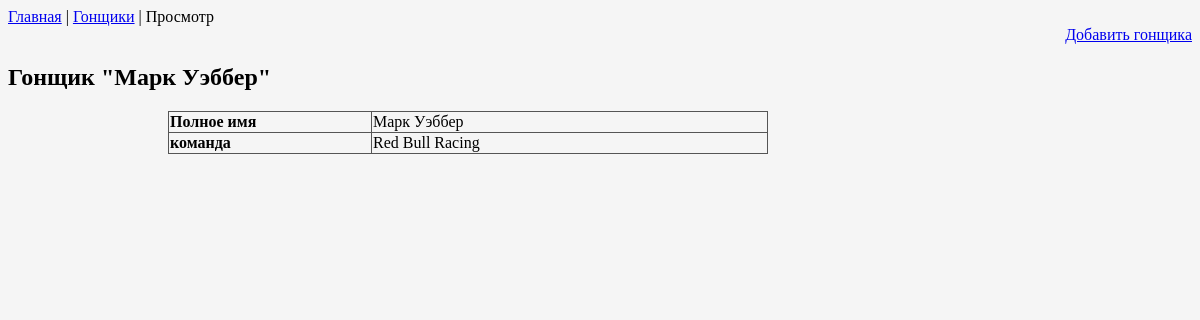
/drivers/view_racer.php?id=2, run on the app's committed database.
### tables this page shows
CREATE TABLE IF NOT EXISTS `drivers` (
  `id` int(10) unsigned NOT NULL,
  `first_name` varchar(50) NOT NULL,
  `last_name` varchar(50) NOT NULL,
  `team_id` int(10) unsigned NOT NULL,
  `country_id` int(10) unsigned NOT NULL,
  `info` text NOT NULL
);

CREATE TABLE IF NOT EXISTS `teams` (
  `id` int(11) unsigned NOT NULL,
  `name` varchar(50) NOT NULL,
  `constructor` varchar(50) NOT NULL,
  `country_id` int(10) unsigned NOT NULL,
  `team_info` text NOT NULL
);

### drivers/view_racer.php (the view, shortened to what this page needs)
<?php
$racer_id = $_GET['id'];
$link = Db::getDbLink();
$query = 'SELECT d.*, c.name AS country_name, c.alias AS country_alias, t.name AS team_name FROM drivers d
            LEFT JOIN countries c ON c.id=d.country_id
            LEFT JOIN teams t ON t.id=d.team_id WHERE d.id= '.$racer_id.'';
$result = mysqli_query($link, $query);
$racer = mysqli_fetch_assoc($result);
?>
<!DOCTYPE html>
<html>
<head>
    <link rel="stylesheet" href="/css/style.css">
</head>
<body bgcolor="#f5f5f5">
<nav><a href="/index.php">Главная</a> | <a href="/drivers/drivers.php">Гонщики</a> | Просмотр</nav>
<article>
    <div style="text-align: right"><a href="/drivers/add_racer.php">Добавить гонщика</a></div>
    <?php if(mysqli_num_rows($result)>0) : ?>
        <h2>Гонщик "<?= $racer['first_name'].' '.$racer['last_name']; ?>"</h2>
        <div class="my-padding">
            <table width="600" cellspacing="0" border="1" class="my-table">
                <tr>
                    <td width="200"><b>Полное имя</b></td>
                    <td><?= $racer['first_name'].' '.$racer['last_name']; ?></td>
                </tr>
                <tr>
                    <td><b>команда</b></td>
                    <td><?= $racer['team_name']; ?></td>
                </tr>
            </table>
        </div>
    <?php else : ?>
        <div>Команда не найдена.</div>
    <?php endif; ?>
</article>
</body>
</html>

### css/style.css (style rules this page uses)
.my-padding { padding-left: 160px; }
.my-table { border: 1px #555555 solid; border-collapse: collapse; }

### data on the page
drivers: first_name "Марк", last_name "Уэббер", team.name "Red Bull Racing"
